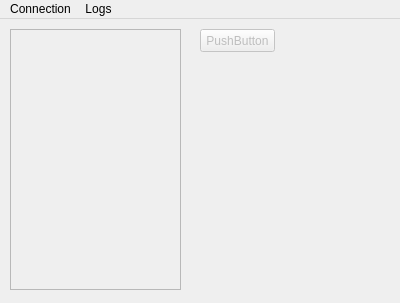
<?xml version="1.0" encoding="UTF-8"?>
<ui version="4.0">
 <class>MainWindow</class>
 <widget class="QMainWindow" name="MainWindow">
  <property name="geometry">
   <rect>
    <x>0</x>
    <y>0</y>
    <width>400</width>
    <height>303</height>
   </rect>
  </property>
  <property name="windowTitle">
   <string>MainWindow</string>
  </property>
  <widget class="QWidget" name="centralWidget">
   <widget class="QPushButton" name="pushButton">
    <property name="enabled">
     <bool>false</bool>
    </property>
    <property name="geometry">
     <rect>
      <x>200</x>
      <y>10</y>
      <width>75</width>
      <height>23</height>
     </rect>
    </property>
    <property name="text">
     <string>PushButton</string>
    </property>
   </widget>
   <widget class="QListWidget" name="arduino_list">
    <property name="enabled">
     <bool>false</bool>
    </property>
    <property name="geometry">
     <rect>
      <x>10</x>
      <y>10</y>
      <width>171</width>
      <height>261</height>
     </rect>
    </property>
   </widget>
  </widget>
  <widget class="QMenuBar" name="menuBar">
   <property name="geometry">
    <rect>
     <x>0</x>
     <y>0</y>
     <width>400</width>
     <height>21</height>
    </rect>
   </property>
   <widget class="QMenu" name="menuConnection">
    <property name="title">
     <string>Connection</string>
    </property>
    <addaction name="actionConnect"/>
    <addaction name="actionDisconnect"/>
   </widget>
   <widget class="QMenu" name="menuLogs">
    <property name="title">
     <string>Logs</string>
    </property>
    <addaction name="actionGet_Logs"/>
    <addaction name="actionGet_Logs_By_Pin"/>
   </widget>
   <addaction name="menuConnection"/>
   <addaction name="menuLogs"/>
  </widget>
  <action name="actionConnect">
   <property name="text">
    <string>Connect</string>
   </property>
  </action>
  <action name="actionGet_Logs">
   <property name="enabled">
    <bool>false</bool>
   </property>
   <property name="text">
    <string>Get Logs</string>
   </property>
  </action>
  <action name="actionGet_Logs_By_Pin">
   <property name="enabled">
    <bool>false</bool>
   </property>
   <property name="text">
    <string>Get Logs By Pin</string>
   </property>
  </action>
  <action name="actionDisconnect">
   <property name="enabled">
    <bool>false</bool>
   </property>
   <property name="text">
    <string>Disconnect</string>
   </property>
  </action>
 </widget>
 <layoutdefault spacing="6" margin="11"/>
 <resources/>
 <connections/>
</ui>
